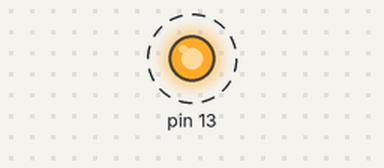
The sketch below on a simulated Arduino Uno, built with avr-gcc and run on an emulated ATmega328P. Parts: output pins drawn as LEDs (lit = HIGH). Dashed ring = blinking. What the sketch prints to the serial monitor is not drawn.

Above: at 0.2 s.
Timing chart, 0 to 3.0 s (numbered marks = the images above):
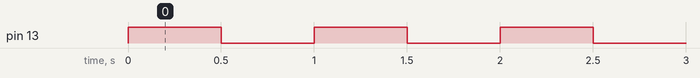

The sketch:

puerto_estado.ino
```cpp
// Leer el estado de un pin de salida del arduino.

bool valorpin = 0;// variable donde se guarda el estado del pin. Es este caso es el pin 13 donde hay Led.

void setup() {

pinMode(13,OUTPUT);
pinMode(3,INPUT_PULLUP);
Serial.begin(9600);

}

void loop() {

digitalWrite(13,1);

valorpin = bitRead(PORTB,5);// lee el registro de salida del puertoB PORTB donde esta el pin 13. Bit 5. el bit0 es el pin 8 hay PORTC y PORTD para el resto de puertos

if (valorpin != 0){
Serial.println(" valor 1 del pin led 13");// se imprime el valor del estado de la variable

}
else{
  Serial.println("valor 0 pin led 13");
  }
  delay (500);

digitalWrite(13,0);

valorpin = bitRead(PORTB,5);// lee el registro de salida del puertoB donde esta el pin 13. Bit 5. el bit0 es el pin 8

if (valorpin != 0){
Serial.println(" valor 1 del pin led 13");

}
else{
  Serial.println("valor 0 pin led 13");
  }
  delay (500);


}
```

Measured:
- by itself, pin 13: alternates HIGH for 0.50 s and LOW for 0.50 s
